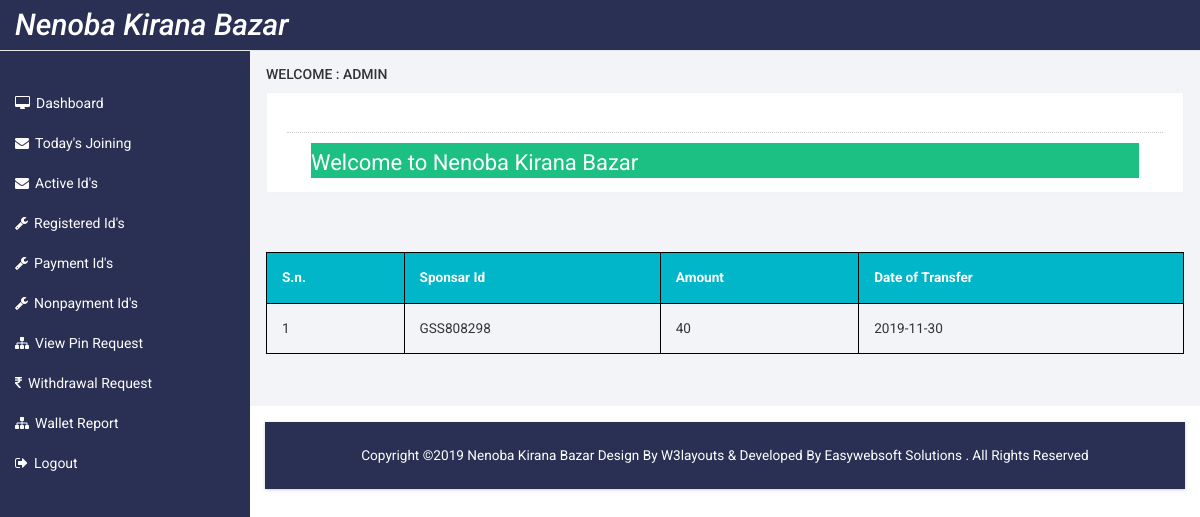
The app's page /admin/transfer_report.php with its own data.
### tables this page shows
CREATE TABLE `withdrawal_list` (
  `id` int(11) NOT NULL,
  `uname` varchar(255) NOT NULL,
  `amount` varchar(255) NOT NULL,
  `paid_amt` varchar(255) NOT NULL,
  `paymode` varchar(255) DEFAULT NULL,
  `admin` varchar(255) NOT NULL,
  `tds` float NOT NULL,
  `date` date NOT NULL,
  `status` varchar(255) DEFAULT NULL
);

### admin/transfer_report.php (the view, shortened to what this page needs)
<!DOCTYPE HTML>
<html>
<head>
<link href="css/bootstrap.min.css" rel='stylesheet' type='text/css' />
<link href="css/style.css" rel='stylesheet' type='text/css' />
<link href="css/lines.css" rel='stylesheet' type='text/css' />
<link href="css/font-awesome.css" rel="stylesheet">
<link href="css/custom.css" rel="stylesheet">
<link rel="stylesheet" href="https://cdnjs.cloudflare.com/ajax/libs/jqueryui/1.12.1/jquery-ui.css"/>
</head>
<body>
<div id="wrapper">
         <?php include "sidebar.php";  ?>
        <div id="page-wrapper">
        <div class="graphs">
      <?php include"header.php"; ?>
    <div class="span_11">
                <div class="row">
                  <div class="col-lg-12">
                        <div class="table-responsive" id="search">
                        <table class="table table-bordered table-striped" id="tblData">
                            <tr style="background-color: #00b6c8;  border: 1px solid black; color:#fff;">
                                <th>S.n.</th>
                                <th>Sponsar Id</th>
                                <th>Amount</th>
                                <th>Date of Transfer</th>
                            </tr>
                            <?php
                            $i=1;
                            $query = mysqli_query($conn,"SELECT * FROM `withdrawal_list` WHERE `status`='1' ");
                            if([$query]>0)
                            {
                                while($row= mysqli_fetch_assoc($query)){
                                ?>
                                    <tr>
                                           <td><?php echo $i; ?> </td>
                                           <td><?php echo $row['uname']; ?></td>
                                           <td><?php echo $row['amount']; ?></td>
                                           <td><?php echo $row['date']; ?></td>
                                    </tr>
                                <?php
                                    $i++;
                                }
                            }
                            ?>
                        </table>
                    </div>
                    </div>
                </div>
       </div>
    </div>
    <?php include "footer.php"; ?>
    </div>
       </div>
</body>
</html>

### admin/css/style.css (style rules this page uses)
html, body { font-family: 'Roboto', sans-serif; font-size: 100%; background:rgb(41, 48, 83); overflow-x: hidden; }
.span_11 { margin-bottom: 1em; }
.graphs { padding: 1em 1em; background: #f2f4f8; font-family: 'Roboto', sans-serif; }
.table > thead > tr > th, .table > tbody > tr > th, .table > tfoot > tr > th, .table > thead > tr > td, .table > tbody > tr > td, .table > tfoot > tr > td { border-top: none !important; }
.table > thead > tr > th, .table > tbody > tr > th, .table > tfoot > tr > th, .table > thead > tr > td, .table > tbody > tr > td, .table > tfoot > tr > td { font-size: 0.85em; //color: #000; }
.table td, .table>tbody>tr>td, .table>tbody>tr>th, .table>tfoot>tr>td, .table>tfoot>tr>th, .table>thead>tr>td, .table>thead>tr>th { padding:15px !important; border: 1px solid black; }

### admin/css/custom.css (style rules this page uses)
#wrapper { width: 100%; }
#page-wrapper { min-height: 568px; background-color: #fff; }
@media (min-width:768px) { #page-wrapper { position: inherit; margin: 0 0 0 250px; } }

### records on screen
withdrawal_list: uname "GSS808298", amount "40", date "2019-11-30"
